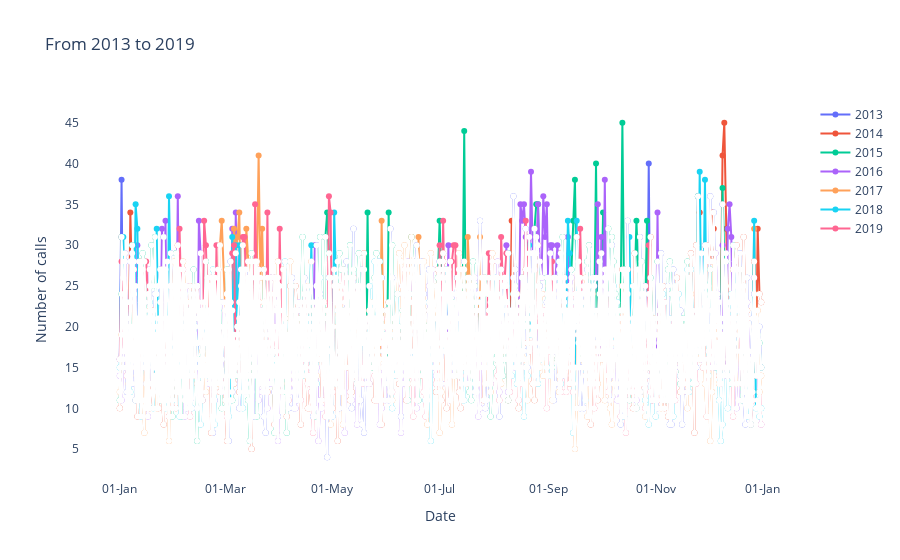

Write notebook code for a chart like this one.
### Code cell
#####
mu13 = calls_df_2013.data_date_time.value_counts().sort_index().mean()
mu13_max = max(calls_df_2013.data_date_time.value_counts().sort_index())
mu13_min = min(calls_df_2013.data_date_time.value_counts().sort_index())

mu14 = calls_df_2014.data_date_time.value_counts().sort_index().mean()
mu14_max = max(calls_df_2014.data_date_time.value_counts().sort_index())
mu14_min = min(calls_df_2014.data_date_time.value_counts().sort_index())


mu15 = calls_df_2015.data_date_time.value_counts().sort_index().mean()
mu15_max = max(calls_df_2015.data_date_time.value_counts().sort_index())
mu15_min = min(calls_df_2015.data_date_time.value_counts().sort_index())

mu16 = calls_df_2016.data_date_time.value_counts().sort_index().mean()
mu16_max = max(calls_df_2016.data_date_time.value_counts().sort_index())
mu16_min = min(calls_df_2016.data_date_time.value_counts().sort_index())

mu17 = calls_df_2017.data_date_time.value_counts().sort_index().mean()
mu17_max = max(calls_df_2017.data_date_time.value_counts().sort_index())
mu17_min = min(calls_df_2017.data_date_time.value_counts().sort_index())

mu18 = calls_df_2018.data_date_time.value_counts().sort_index().mean()
mu18_max = max(calls_df_2018.data_date_time.value_counts().sort_index())
mu18_min = min(calls_df_2018.data_date_time.value_counts().sort_index())

mu19 = calls_df_2019.data_date_time.value_counts().sort_index().mean()
mu19_max = max(calls_df_2019.data_date_time.value_counts().sort_index())
mu19_min = min(calls_df_2019.data_date_time.value_counts().sort_index())
#####

time_series13 = one_year2_df['2013']
time_series14 = one_year2_df['2014']
time_series15 = one_year2_df['2015']
time_series16 = d2016_df['2016']
time_series17 = one_year2_df['2017']
time_series18 = one_year2_df['2018']
time_series19 = one_year2_df['2019']

indices13 = find_peaks(time_series13)[0]
idx, properties = find_peaks(time_series13)
pics13 = time_series13[idx]

indices14 = find_peaks(time_series14)[0]
idx, properties = find_peaks(time_series14)
pics14 = time_series14[idx]

indices15 = find_peaks(time_series15)[0]
idx, properties = find_peaks(time_series15)
pics15 = time_series15[idx]

indices16 = find_peaks(time_series16)[0]
idx, properties = find_peaks(time_series16)
pics15 = time_series16[idx]

indices17 = find_peaks(time_series17)[0]
idx, properties = find_peaks(time_series17)
pics17 = time_series17[idx]

indices18 = find_peaks(time_series18)[0]
idx, properties = find_peaks(time_series18)
pics18 = time_series18[idx]

indices19 = find_peaks(time_series19)[0]
idx, properties = find_peaks(time_series19)
pics19 = time_series19[idx]


pics13 = pics13[pics13> (mu13_max-mu13)*0.5+mu13]
pics14 = pics14[pics14> (mu14_max-mu14)*0.5+mu14]
pics15 = pics15[pics15> (mu15_max-mu15)*0.5+mu15]
pics17 = pics17[pics17> (mu17_max-mu17)*0.5+mu17]
pics18 = pics18[pics18> (mu18_max-mu18)*0.5+mu18]
pics19 = pics19[pics19> (mu19_max-mu19)*0.5+mu19]



layout = Layout(
    paper_bgcolor='white',
    plot_bgcolor='rgba(0,0,0,0)'
)

fig = go.Figure(layout=layout)
fig.add_trace(go.Scatter(
    x=one_year2_df['anymesdia'],
    y=time_series13,
    mode='lines+markers',
    name='2013'
))
fig.add_trace(go.Scatter(
    x=one_year2_df['anymesdia'],
    y=time_series14,
    mode='lines+markers',
    name='2014'
))
fig.add_trace(go.Scatter(
    x=one_year2_df['anymesdia'],
    y=time_series15,
    mode='lines+markers',
    name='2015'
))

fig.add_trace(go.Scatter(
    x=d2016_df['anymesdia'],
    y=time_series16,
    mode='lines+markers',
    name='2016'
))
fig.add_trace(go.Scatter(
    x=one_year2_df['anymesdia'],
    y=time_series17,
    mode='lines+markers',
    name='2017'
))
fig.add_trace(go.Scatter(
    x=one_year2_df['anymesdia'],
    y=time_series18,
    mode='lines+markers',
    name='2018'
))
fig.add_trace(go.Scatter(
    x=one_year2_df['anymesdia'],
    y=time_series19,
    mode='lines+markers',
    name='2019'
))


fig.add_trace(go.Scatter(
    x=one_year2_df['anymesdia'],
    y=time_series13.where(time_series13<(mu_max-mu13)*0.5+mu13),
    line={'color': 'white'},
    mode='lines+markers',
    name='2013',
    showlegend=False
))
fig.add_trace(go.Scatter(
    x=one_year2_df['anymesdia'],
    y=time_series14.where(time_series14<(mu14_max-mu14)*0.5+mu14),
    line={'color': 'white'},    mode='lines+markers',
    name='2014',
        showlegend=False

))
fig.add_trace(go.Scatter(
    x=one_year2_df['anymesdia'],
    y=time_series15.where(time_series15<(mu15_max-mu15)*0.5+mu15),
    line={'color': 'white'},    mode='lines+markers',
    name='2015',
    showlegend=False
))

fig.add_trace(go.Scatter(
    x=d2016_df['anymesdia'],
    y=time_series16.where(time_series16<(mu16_max-mu16)*0.5+mu16),
    line={'color': 'white'},    mode='lines+markers',
    name='2016',
    showlegend=False
))

fig.add_trace(go.Scatter(
    x=one_year2_df['anymesdia'],
    y=time_series17.where(time_series17<(mu17_max-mu17)*0.5+mu17),
    line={'color': 'white'},    mode='lines+markers',
    name='2017',
    showlegend=False
))
fig.add_trace(go.Scatter(
    x=one_year2_df['anymesdia'],
    y=time_series18.where(time_series18<(mu18_max-mu18)*0.5+mu18),
    line={'color': 'white'},
    mode='lines+markers',
    name='2018',
    showlegend=False
))

fig.add_trace(go.Scatter(
    x=one_year2_df['anymesdia'],
    y=time_series19.where(time_series19<(mu19_max-mu19)*0.5+mu19),
    line={'color': 'white'},    mode='lines+markers',
    name='2019',
    showlegend=False
))






#fig.add_trace(go.Scatter(
#    x=pics13.index,
#    y=pics13/pics13,
#    text=pics13.index,
#    textposition="bottom center",
#    mode='markers',
#    marker=dict(
#        size=8,
#        color='red',
#        symbol='cross'
#    ),
#    name='2013'
#    
#))

#fig.add_trace(go.Scatter(
#    x=pics14.index,
#    y=pics14/pics14,
#    text=pics14.index,
#    textposition="bottom center",
#    mode='markers',
#    marker=dict(
#        size=8,
#        color='blue',
#        symbol='cross'
#    ),
#    name='2014'
#    
#))


#fig.add_trace(go.Scatter(
#    x=pics15.index,
#    y=pics15/pics15,
#    text=pics15.index,
#    textposition="bottom center",
#    mode='markers',
#    marker=dict(
#        size=8,
#        color='yellow',
#        symbol='cross'
#    ),
#    name='2015'
#    
#))


#fig.add_trace(go.Scatter(
#    x=pics17.index,
#    y=pics17/pics17,
#    text=pics17.index,
#    textposition="bottom center",
#    mode='markers',
#    marker=dict(
#        size=8,
#        color='green',
#        symbol='cross'
#    ),
#    name='2017'
#    
#))


#fig.add_trace(go.Scatter(
#    x=pics18.index,
#    y=pics18/pics18,
#    text=pics18.index,
#    textposition="bottom center",
#    mode='markers',
#    marker=dict(
#
#size=8,
#        color='black',
#        symbol='cross'
#    ),
#    name='2018'
#    
#))


#fig.add_trace(go.Scatter(
##    x=pics19.index,
#    y=pics19/pics19,
#    text=pics19.index,
#    textposition="bottom center",
#    mode='markers',
#    marker=dict(
#        size=8,
#        color='purple',
#        symbol='cross'
#    ),
#    name='2019'
#    
#))

fig.update_xaxes(tickformat='%d-%b')

fig.update_layout(title='From 2013 to 2019', xaxis_title='Date', yaxis_title='Number of calls') 

fig.show()

### Figure 1 — Plotly figure (JSON) as saved in the notebook; plotly's stock layout.template omitted (floating-point values rounded to 4 significant figures; data arrays with more than 128 entries replaced by an {"elided": "..."} marker saying what was removed)
{"data": [{"mode": "lines+markers", "name": "2013", "type": "scatter", "x": {"elided": "365 str values"}, "y": {"elided": "365 int values"}}, {"mode": "lines+markers", "name": "2014", "type": "scatter", "x": {"elided": "365 str values"}, "y": {"elided": "365 int values"}}, {"mode": "lines+markers", "name": "2015", "type": "scatter", "x": {"elided": "365 str values"}, "y": {"elided": "365 int values"}}, {"mode": "lines+markers", "name": "2016", "type": "scatter", "x": {"elided": "366 str values"}, "y": {"elided": "366 int values"}}, {"mode": "lines+markers", "name": "2017", "type": "scatter", "x": {"elided": "365 str values"}, "y": {"elided": "365 int values"}}, {"mode": "lines+markers", "name": "2018", "type": "scatter", "x": {"elided": "365 str values"}, "y": {"elided": "365 int values"}}, {"mode": "lines+markers", "name": "2019", "type": "scatter", "x": {"elided": "365 str values"}, "y": {"elided": "365 int values"}}, {"line": {"color": "white"}, "mode": "lines+markers", "name": "2013", "showlegend": false, "type": "scatter", "x": {"elided": "365 str values"}, "y": {"elided": "365 int values"}}, {"line": {"color": "white"}, "mode": "lines+markers", "name": "2014", "showlegend": false, "type": "scatter", "x": {"elided": "365 str values"}, "y": {"elided": "365 int values"}}, {"line": {"color": "white"}, "mode": "lines+markers", "name": "2015", "showlegend": false, "type": "scatter", "x": {"elided": "365 str values"}, "y": {"elided": "365 int values"}}, {"line": {"color": "white"}, "mode": "lines+markers", "name": "2016", "showlegend": false, "type": "scatter", "x": {"elided": "366 str values"}, "y": {"elided": "366 int values"}}, {"line": {"color": "white"}, "mode": "lines+markers", "name": "2017", "showlegend": false, "type": "scatter", "x": {"elided": "365 str values"}, "y": {"elided": "365 int values"}}, {"line": {"color": "white"}, "mode": "lines+markers", "name": "2018", "showlegend": false, "type": "scatter", "x": {"elided": "365 str values"}, "y": {"elided": "365 int values"}}, {"line": {"color": "white"}, "mode": "lines+markers", "name": "2019", "showlegend": false, "type": "scatter", "x": {"elided": "365 str values"}, "y": {"elided": "365 int values"}}], "layout": {"paper_bgcolor": "white", "plot_bgcolor": "rgba(0,0,0,0)", "title": {"text": "From 2013 to 2019"}, "xaxis": {"tickformat": "%d-%b", "title": {"text": "Date"}}, "yaxis": {"title": {"text": "Number of calls"}}}}
